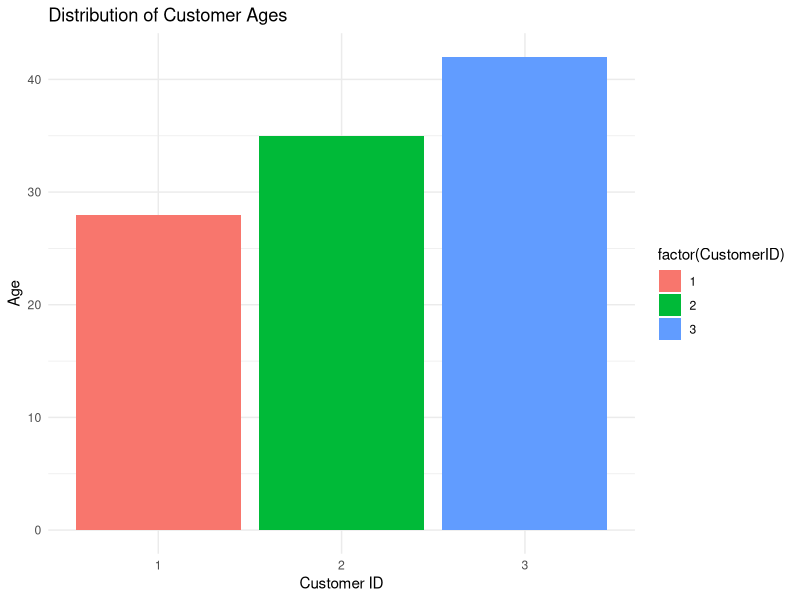
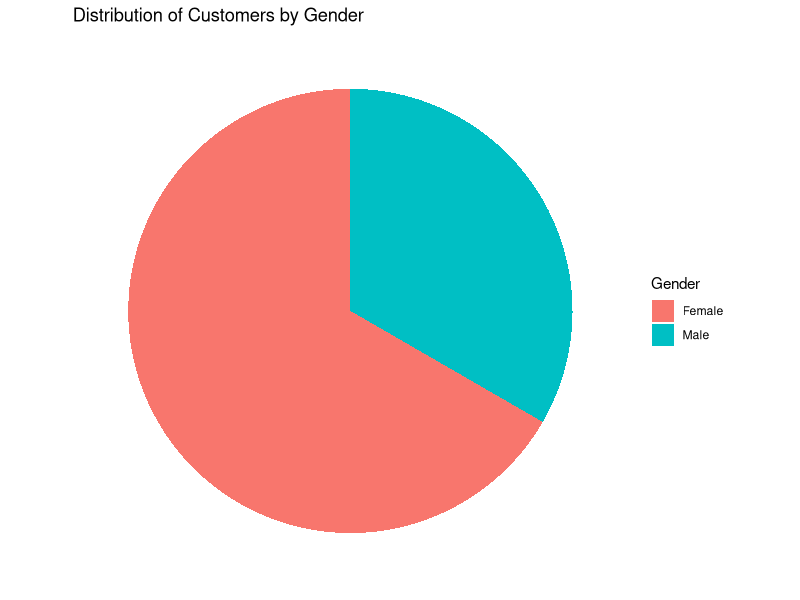

Write R code to recreate these figures, in order.
# Install and load necessary libraries
library(ggplot2)

# Create a data frame
data <- data.frame(
  CustomerID = c(1, 2, 3),
  Age = c(28, 35, 42),
  Gender = c("Female", "Male", "Female"),
  Income = c(50000, 60000, 75000)
)

# Create a bar chart for customer ages
ggplot(data, aes(x = factor(CustomerID), y = Age, fill = factor(CustomerID))) +
  geom_bar(stat = "identity") +
  labs(title = "Distribution of Customer Ages",
       x = "Customer ID",
       y = "Age") +
  theme_minimal()
# Create a pie chart for the distribution of customers by gender
ggplot(data, aes(x = "", y = 1, fill = Gender)) +
  geom_bar(stat = "identity", width = 1) +
  coord_polar("y") +
  labs(title = "Distribution of Customers by Gender",
       fill = "Gender") +
  theme_minimal() +
  theme(axis.text = element_blank(),
        axis.title = element_blank(),
        panel.grid = element_blank())
print(data)
